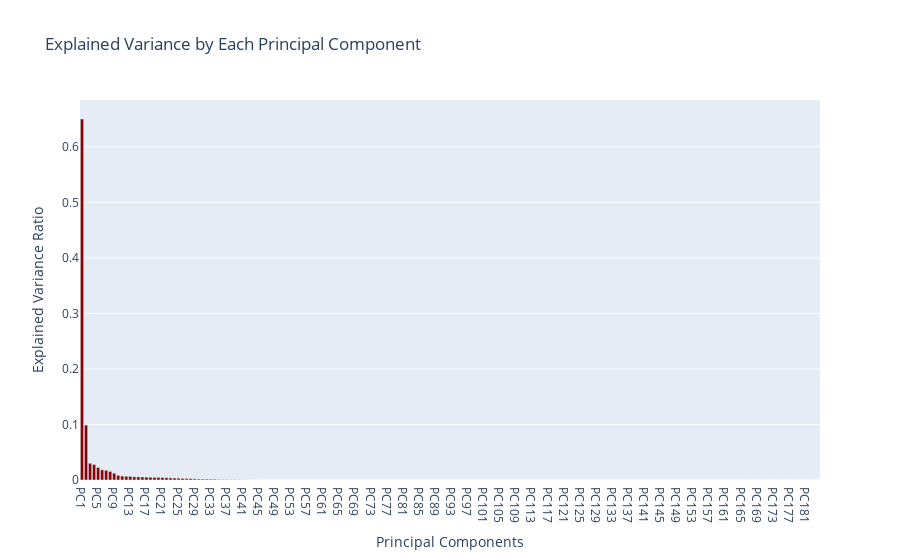
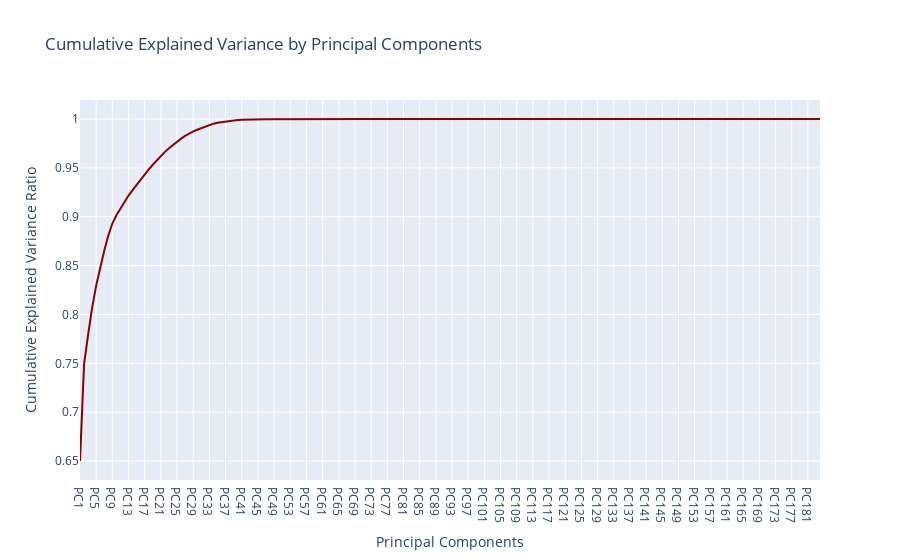
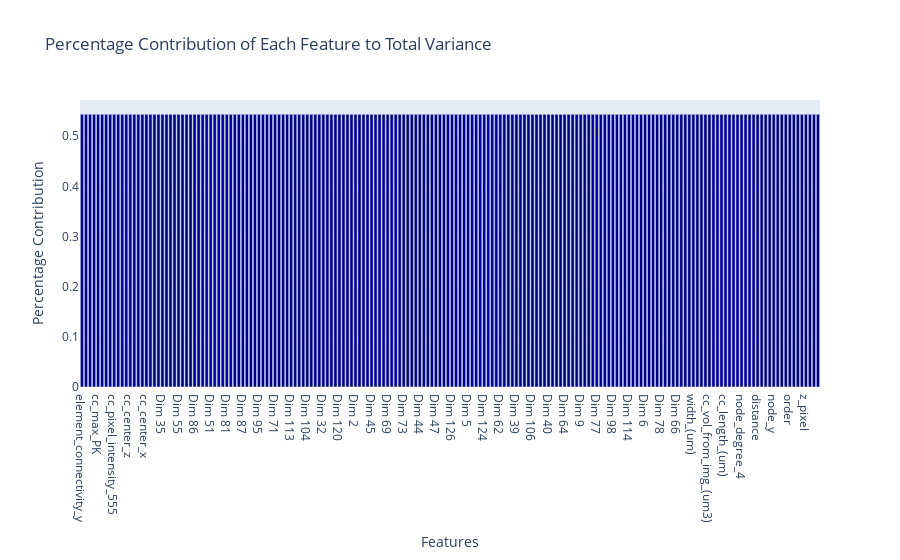

Notebook source saved alongside these figures, in order:
### Code cell
if(USE_NEW_FEATURES):
    # X_transformed_pca, dataset_pca_sklearn_obj = get_pca_transformation_and_scaled_dataset(X, 256)
    # now without the insane number of features from the sparse matrix from Angle_x_y and edge_x, there are only 184 features
    # because we are now using the CNN image vectors
    
    X_transformed_pca, dataset_pca_sklearn_obj = get_pca_transformation_and_scaled_dataset(X, 184)
    
    explained_var = dataset_pca_sklearn_obj.explained_variance_ratio_

    # Calculate and sort feature contributions
    feature_contributions = feature_contribution_to_variance(dataset_pca_sklearn_obj, explained_var, X.columns)
    plot_feature_contributions(feature_contributions)
    
    # We're basically predicting
    # (405 / 488) * 1000

    Y = sample_data['cc_pixel_intensity_405_488_ratio']

    # Perform standardization on X and Y
    # scalerX = StandardScaler()
    # scalerY = StandardScaler()

    y = np.rint(Y).astype(int)

    X_train, X_test, y_train, y_test = train_test_split(X_transformed_pca, y, test_size=0.2, random_state=42)

    print("The training data shapes are:", X_train.shape, y_train.shape, "and the testing data shapes are:", X_test.shape, y_test.shape)
    print("The cumulative contributions of all features to the variation is:", feature_contributions['Contribution'].sum(), "%")

### Figure 1 — Plotly figure (JSON) as saved in the notebook; plotly's stock layout.template omitted (floating-point values rounded to 4 significant figures; data arrays with more than 128 entries replaced by an {"elided": "..."} marker saying what was removed)
{"data": [{"marker": {"color": "darkred"}, "type": "bar", "x": {"elided": "184 str values"}, "y": {"elided": "184 float values"}}], "layout": {"title": {"text": "Explained Variance by Each Principal Component"}, "xaxis": {"title": {"text": "Principal Components"}}, "yaxis": {"title": {"text": "Explained Variance Ratio"}}}}

### Figure 2 — Plotly figure (JSON) as saved in the notebook; plotly's stock layout.template omitted (floating-point values rounded to 4 significant figures; data arrays with more than 128 entries replaced by an {"elided": "..."} marker saying what was removed)
{"data": [{"marker": {"color": "darkred"}, "type": "scatter", "x": {"elided": "184 str values"}, "y": {"elided": "184 float values"}}], "layout": {"title": {"text": "Cumulative Explained Variance by Principal Components"}, "xaxis": {"title": {"text": "Principal Components"}}, "yaxis": {"title": {"text": "Cumulative Explained Variance Ratio"}}}}

### Figure 3 — Plotly figure (JSON) as saved in the notebook; plotly's stock layout.template omitted (floating-point values rounded to 4 significant figures; data arrays with more than 128 entries replaced by an {"elided": "..."} marker saying what was removed)
{"data": [{"marker": {"color": "darkblue"}, "type": "bar", "x": {"elided": "184 str values"}, "y": {"elided": "184 float values"}}], "layout": {"title": {"text": "Percentage Contribution of Each Feature to Total Variance"}, "xaxis": {"title": {"text": "Features"}}, "yaxis": {"title": {"text": "Percentage Contribution"}}}}
